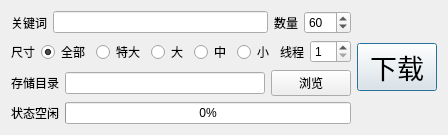
<?xml version="1.0" encoding="UTF-8"?>
<ui version="4.0">
 <class>Dialog</class>
 <widget class="QDialog" name="Dialog">
  <property name="enabled">
   <bool>true</bool>
  </property>
  <property name="geometry">
   <rect>
    <x>0</x>
    <y>0</y>
    <width>432</width>
    <height>129</height>
   </rect>
  </property>
  <property name="sizePolicy">
   <sizepolicy hsizetype="Fixed" vsizetype="Fixed">
    <horstretch>0</horstretch>
    <verstretch>0</verstretch>
   </sizepolicy>
  </property>
  <property name="maximumSize">
   <size>
    <width>432</width>
    <height>129</height>
   </size>
  </property>
  <property name="windowTitle">
   <string>百度图片批量下载器</string>
  </property>
  <property name="sizeGripEnabled">
   <bool>false</bool>
  </property>
  <layout class="QGridLayout" name="gridLayout">
   <item row="0" column="0" rowspan="2">
    <layout class="QVBoxLayout" name="verticalLayout">
     <item>
      <layout class="QHBoxLayout" name="horizontalLayout">
       <item>
        <widget class="QLabel" name="word_label">
         <property name="text">
          <string>关键词</string>
         </property>
        </widget>
       </item>
       <item>
        <widget class="QLineEdit" name="word_lineEdit"/>
       </item>
       <item>
        <widget class="QLabel" name="num_label">
         <property name="text">
          <string>数量</string>
         </property>
        </widget>
       </item>
       <item>
        <widget class="QSpinBox" name="num_spinBox">
         <property name="minimum">
          <number>1</number>
         </property>
         <property name="maximum">
          <number>999</number>
         </property>
         <property name="value">
          <number>60</number>
         </property>
        </widget>
       </item>
      </layout>
     </item>
     <item>
      <layout class="QHBoxLayout" name="horizontalLayout_2">
       <item>
        <widget class="QLabel" name="size_label">
         <property name="text">
          <string>尺寸</string>
         </property>
        </widget>
       </item>
       <item>
        <widget class="QRadioButton" name="total_radioButton">
         <property name="text">
          <string>全部</string>
         </property>
         <property name="checked">
          <bool>true</bool>
         </property>
        </widget>
       </item>
       <item>
        <widget class="QRadioButton" name="XL_radioButton">
         <property name="text">
          <string>特大</string>
         </property>
        </widget>
       </item>
       <item>
        <widget class="QRadioButton" name="L_radioButton">
         <property name="text">
          <string>大</string>
         </property>
        </widget>
       </item>
       <item>
        <widget class="QRadioButton" name="M_radioButton">
         <property name="text">
          <string>中</string>
         </property>
        </widget>
       </item>
       <item>
        <widget class="QRadioButton" name="S_radioButton">
         <property name="text">
          <string>小</string>
         </property>
        </widget>
       </item>
       <item>
        <widget class="QLabel" name="thread_label">
         <property name="sizePolicy">
          <sizepolicy hsizetype="Fixed" vsizetype="Fixed">
           <horstretch>0</horstretch>
           <verstretch>0</verstretch>
          </sizepolicy>
         </property>
         <property name="text">
          <string>线程</string>
         </property>
        </widget>
       </item>
       <item>
        <widget class="QSpinBox" name="thread_spinBox">
         <property name="sizePolicy">
          <sizepolicy hsizetype="Fixed" vsizetype="Fixed">
           <horstretch>0</horstretch>
           <verstretch>0</verstretch>
          </sizepolicy>
         </property>
         <property name="minimum">
          <number>1</number>
         </property>
        </widget>
       </item>
      </layout>
     </item>
     <item>
      <layout class="QHBoxLayout" name="horizontalLayout_3">
       <item>
        <widget class="QLabel" name="dir_label">
         <property name="text">
          <string>存储目录</string>
         </property>
        </widget>
       </item>
       <item>
        <widget class="QLineEdit" name="dir_lineEdit">
         <property name="readOnly">
          <bool>true</bool>
         </property>
        </widget>
       </item>
       <item>
        <widget class="QPushButton" name="dir_pushButton">
         <property name="text">
          <string>浏览</string>
         </property>
        </widget>
       </item>
      </layout>
     </item>
     <item>
      <layout class="QHBoxLayout" name="horizontalLayout_4">
       <item>
        <widget class="QLabel" name="status_label">
         <property name="text">
          <string>状态空闲</string>
         </property>
        </widget>
       </item>
       <item>
        <widget class="QProgressBar" name="progressBar">
         <property name="value">
          <number>0</number>
         </property>
        </widget>
       </item>
      </layout>
     </item>
    </layout>
   </item>
   <item row="0" column="1" rowspan="2">
    <widget class="QPushButton" name="download_pushButton">
     <property name="sizeIncrement">
      <size>
       <width>15</width>
       <height>15</height>
      </size>
     </property>
     <property name="font">
      <font>
       <pointsize>20</pointsize>
      </font>
     </property>
     <property name="text">
      <string>下载</string>
     </property>
     <property name="default">
      <bool>true</bool>
     </property>
    </widget>
   </item>
  </layout>
 </widget>
 <resources/>
 <connections/>
</ui>
